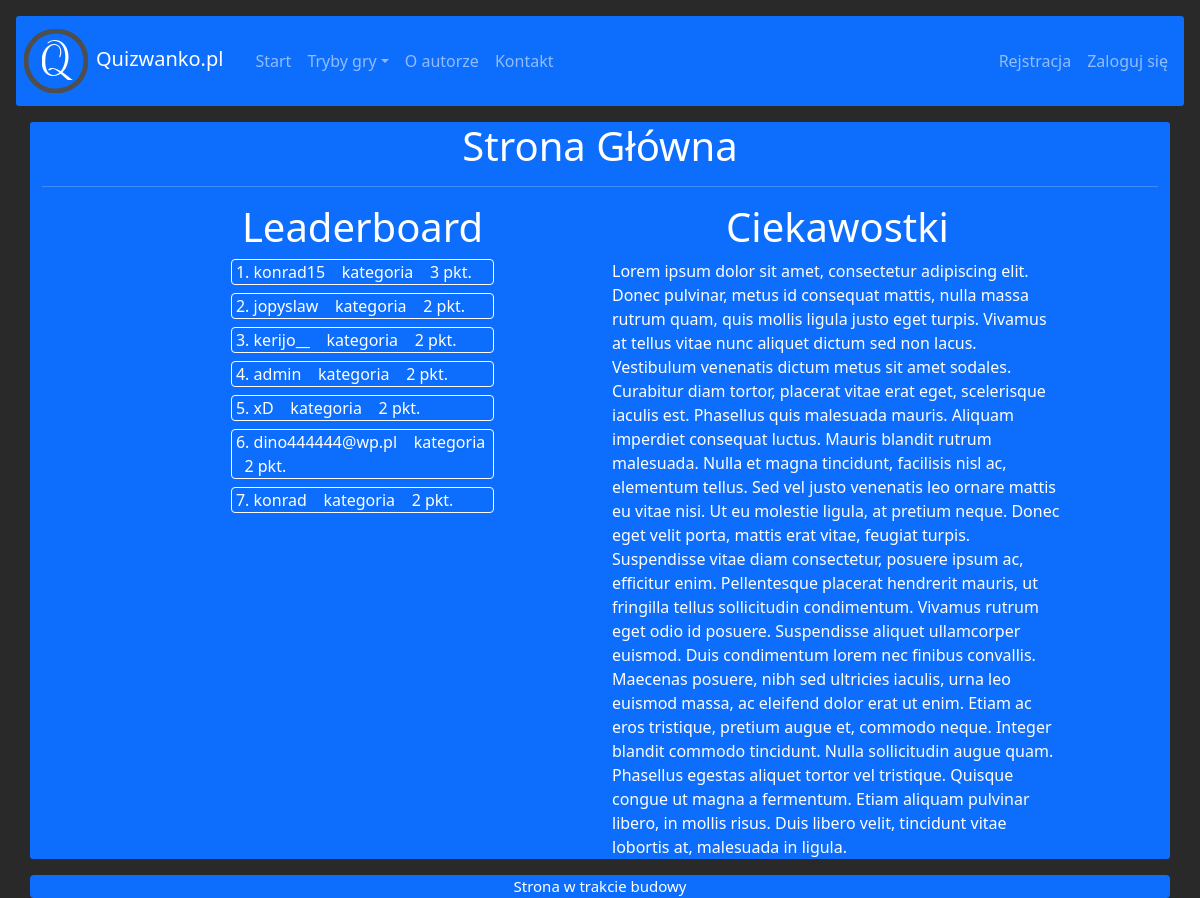
The app's page /, older data.
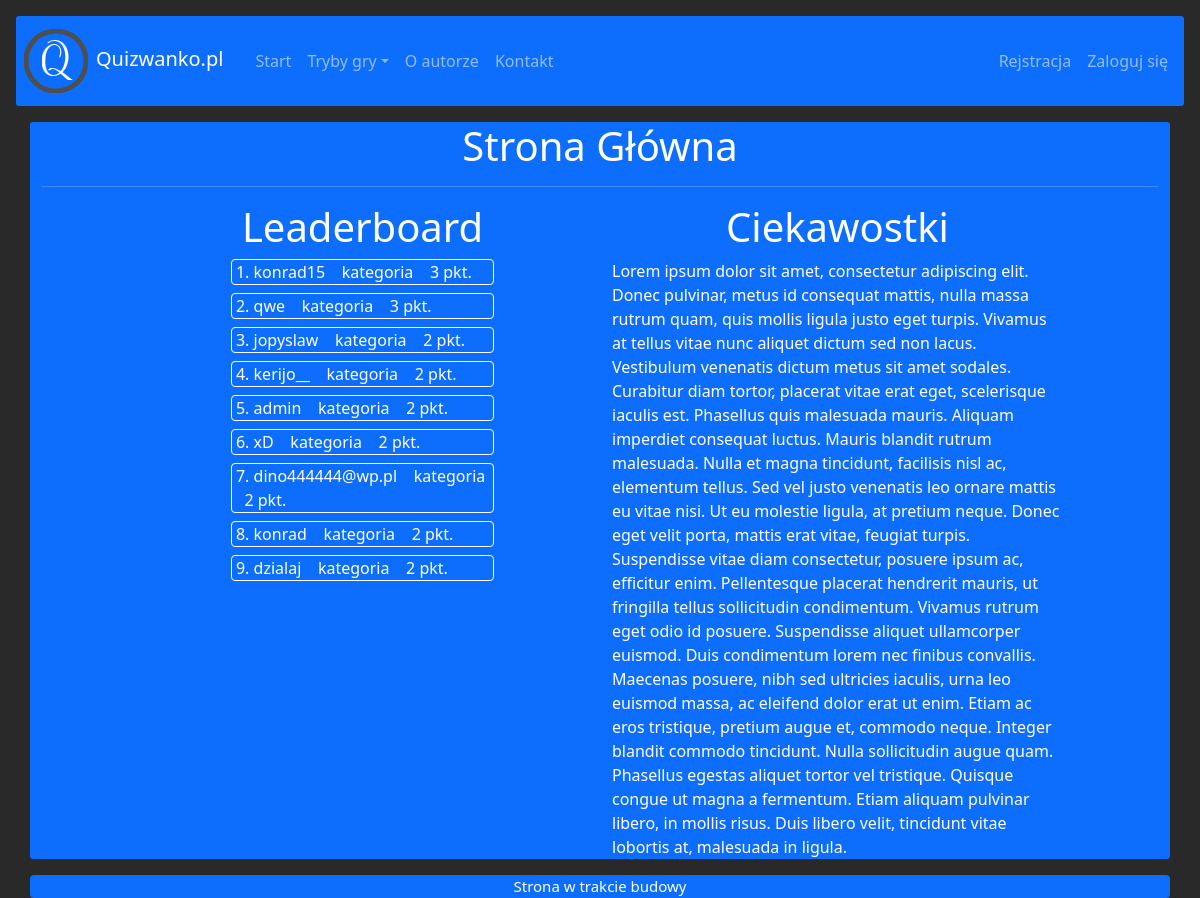
The same page, newer data.
### first/models.py (models this page shows, shortened)
class LeaderBoard(models.Model):
    category = models.ForeignKey(Category, on_delete=models.CASCADE)
    username = models.CharField(max_length=150, unique=True)
    points = models.IntegerField()

### first/views.py (the view)
# urls.py: path('', main, name='main'),
def main(request):
    leaders = LeaderBoard.objects.all().values().order_by('-points')[:10]
    data = {'leaders': leaders}
    return render(request,"first/index.html", data)

### first/templates/first/index.html
{% extends 'first/base.html' %}
{% block content %}
    <div class="container bg-primary rounded-1">
        <header>
            <h1 class="text-center">Strona Główna</h1>
            <hr>
        </header>
        <div class="row">
            <div class="col-md-5 offset-md-1">
                <h1 class="text-center">Leaderboard</h1>
                {% for i in leaders %}
                    <div class="col-md-12">
                        <div class="col-md-7 col-sm-8 rounded border border-white mt-2 mx-auto">
                            <span class="ms-1">{{forloop.counter}}. {{i.username}} &nbsp;&nbsp; kategoria &nbsp;&nbsp; {{i.points}} pkt.</span>
                        </div>
                    </div>
                {% endfor %}
            </div>
            <div class="col-md-5">
                <h1 class="text-center">Ciekawostki</h1>
                Lorem ipsum dolor sit amet, consectetur adipiscing elit. Donec pulvinar, metus id consequat mattis, nulla massa rutrum quam, quis mollis ligula justo eget turpis. Vivamus at tellus vitae nunc aliquet dictum sed non lacus. Vestibulum venenatis dictum metus sit amet sodales. Curabitur diam tortor, placerat vitae erat eget, scelerisque iaculis est. Phasellus quis malesuada mauris. Aliquam imperdiet consequat luctus. Mauris blandit rutrum malesuada. Nulla et magna tincidunt, facilisis nisl ac, elementum tellus. Sed vel justo venenatis leo ornare mattis eu vitae nisi. Ut eu molestie ligula, at pretium neque. Donec eget velit porta, mattis erat vitae, feugiat turpis. Suspendisse vitae diam consectetur, posuere ipsum ac, efficitur enim. Pellentesque placerat hendrerit mauris, ut fringilla tellus sollicitudin condimentum. Vivamus rutrum eget odio id posuere. Suspendisse aliquet ullamcorper euismod. Duis condimentum lorem nec finibus convallis.
                 Maecenas posuere, nibh sed ultricies iaculis, urna leo euismod massa, ac eleifend dolor erat ut enim. Etiam ac eros tristique, pretium augue et, commodo neque. Integer blandit commodo tincidunt. Nulla sollicitudin augue quam. Phasellus egestas aliquet tortor vel tristique. Quisque congue ut magna a fermentum. Etiam aliquam pulvinar libero, in mollis risus. Duis libero velit, tincidunt vitae lobortis at, malesuada in ligula.
            </div>
        </div>
    </div>
{% endblock %}

Row changes from the older to the newer data that the page shows:
added LeaderBoard: username "qwe", points "3"
added LeaderBoard: username "dzialaj", points "2"
